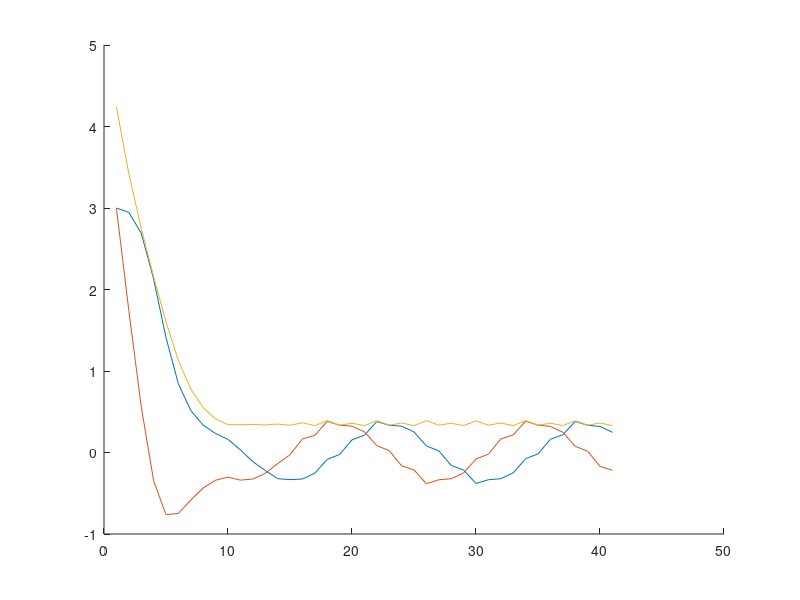

This figure's MATLAB source:
neq=2; mu=-0.015; b=-10;omega=1;

g=zeros(2,1);
J=zeros(2);
u=zeros(2,1)+3;
r=sqrt(-mu)

uM=[u];
% calc J and g
for i=1:40
    x=u(1); y=u(2); r=sqrt(x^2+y^2);
    g(1)=(mu+r^2-r^4)*x-y*(omega+b*r^2);
    g(2)=(mu+r^2-r^4)*y+x*(omega+b*r^2);
    
    J(1,1)=(mu+r^2-r^4)+x*(2*x-2*r^2*2*x)-y*b*2*x;
    J(1,2)=x*(2*y-2*r^2*2*y)-(omega+b*r^2)-y*(2*b*y);
    
    J(2,1)=y*(2*x-2*r^2*2*x)+(omega+b*r^2)+x*(2*b*x);
    J(2,2)=(mu+r^2-r^4)+y*(2*y-2*r^2*2*y)+x*b*2*y;
    
    du=-J\g;
    norm(du)
    u=u+du;
    uM=[uM,u];
end

hold on;
plot(uM')
plot(sqrt(sum(uM.^2,1))')
